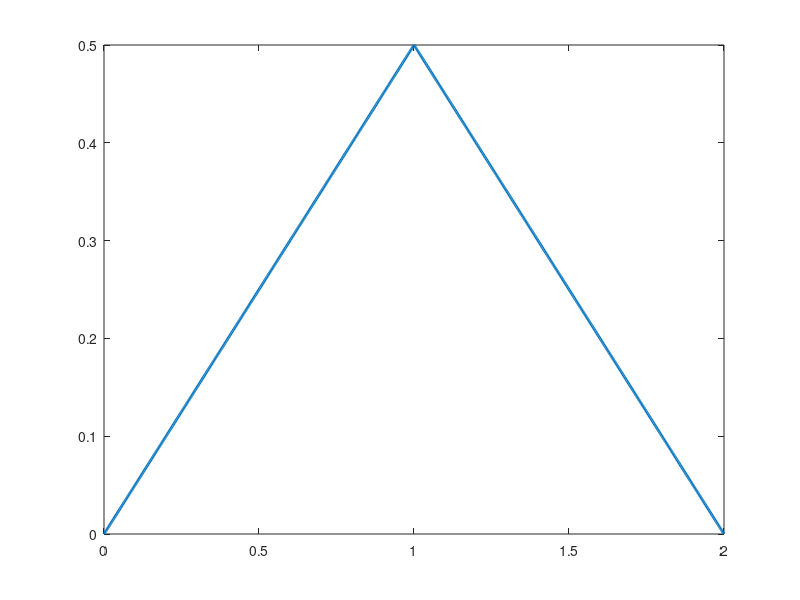
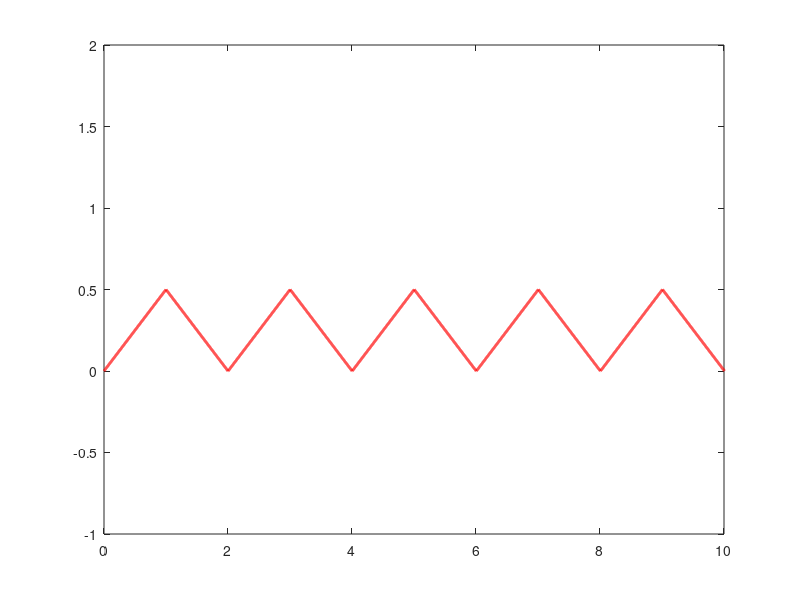

Write the MATLAB code that produced these figures, in order.
b = 5;
T = 2;
t = 0:T/1000:T;
y = zeros(size(t));
for i = 1:length(t)
    if t(i) < T/2
        y(i) = t(i)/T;
    else
        y(i) = 1 - t(i)/T ;
    end
end

plot(t, y, 'linewidth', 2);

t1 = 0:T/1000:b*T + (b-1)*T/1000;
y1 = zeros(size(t1));
for i = 1:b
    y1((i-1)*length(t) + 1 : i*length(t)) = y;
end

figure;
plot(t1, y1, 'r', 'linewidth', 2);
axis([0 10 -1 2]);
